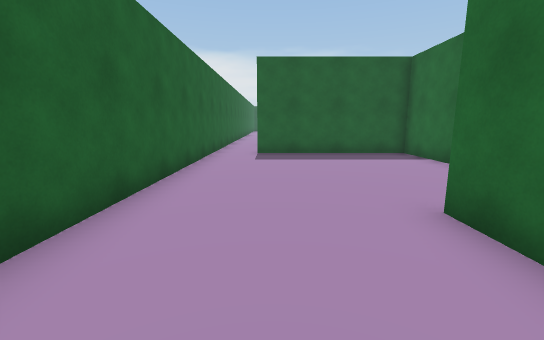
view 1 (above)

19 first-person views from a walk through a scene from a Unity 3-D project. The camera is 1.4 m above the floor, tilts 10° down and sees 90° across. Doors are open. The floor is counted in squares, 1.2 m on a side. Each view is taken from the middle of a square. On the plan, view 1 faces up. The plan holds only what a view shows up to about 12 squares ahead; the rest is blank. The place goes on beyond the plan. The player character is not drawn. Some animated figures are not drawn.

view 2
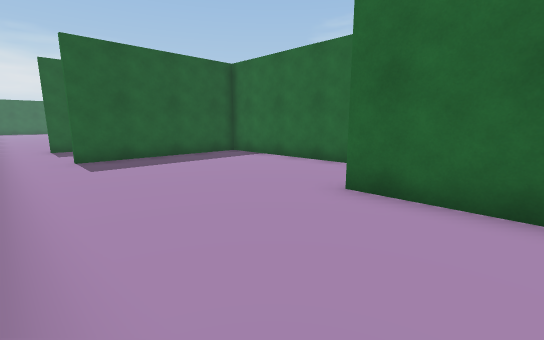

view 3
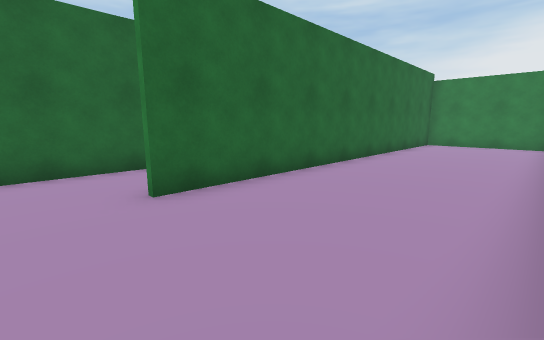

view 4
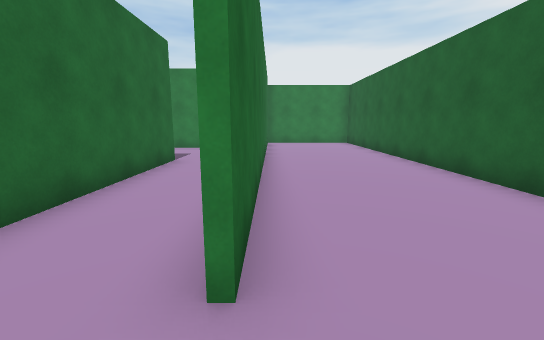

view 5
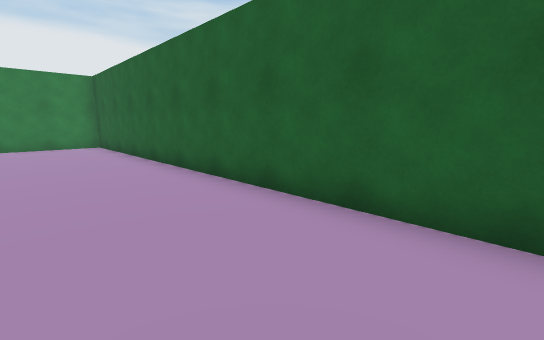

view 6
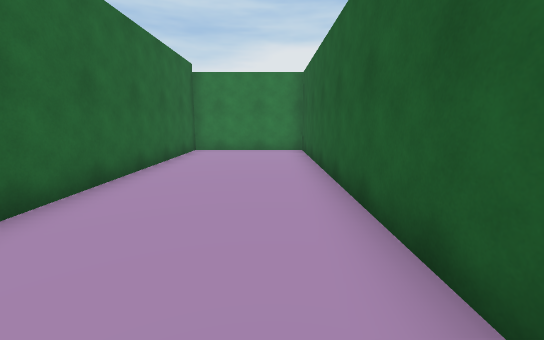

view 7
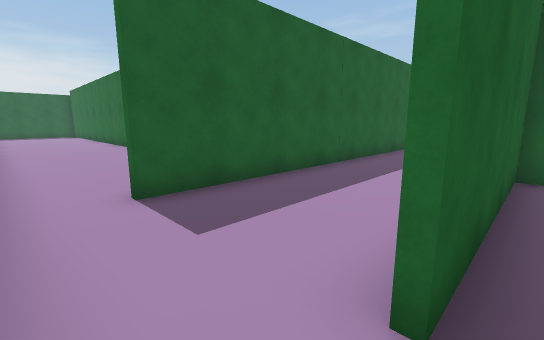

view 8
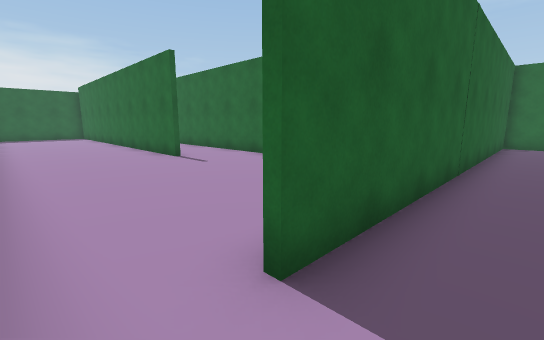

view 9
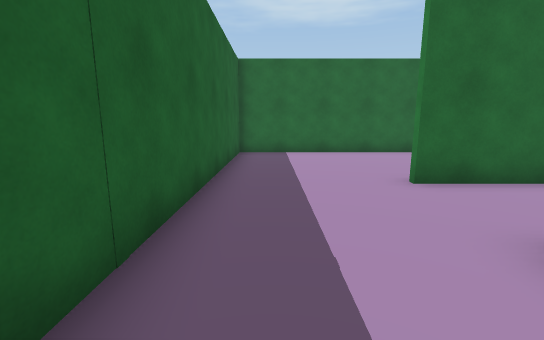

view 10
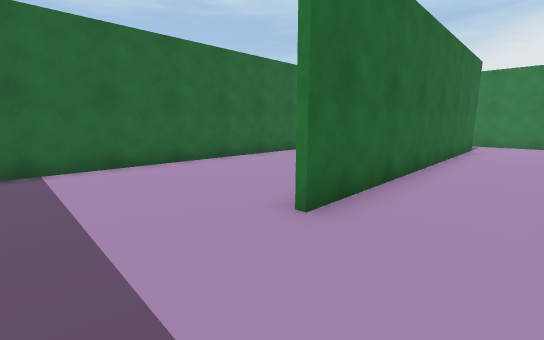

view 11
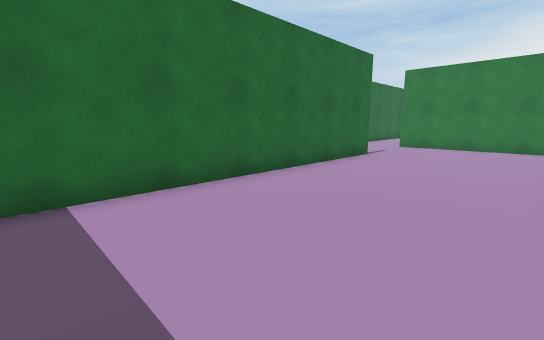

view 12
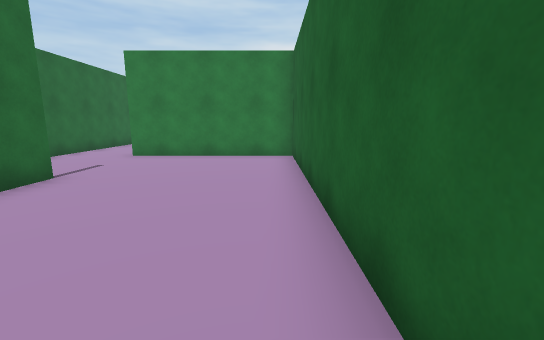

view 13
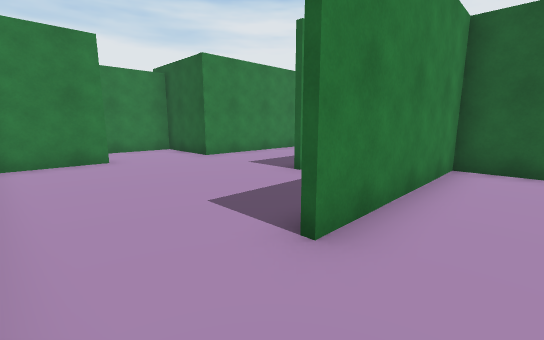

view 14
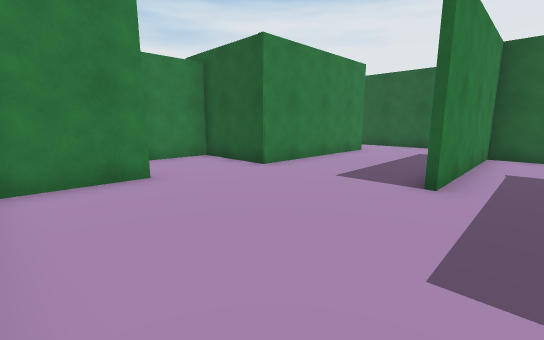

view 15
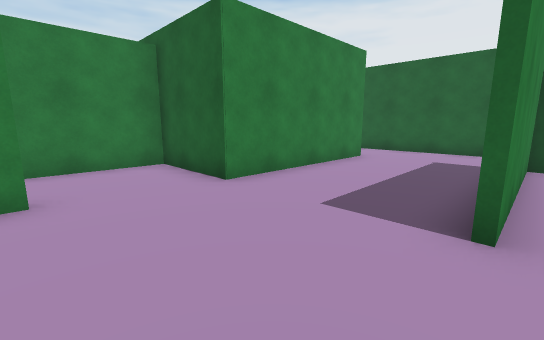

view 16
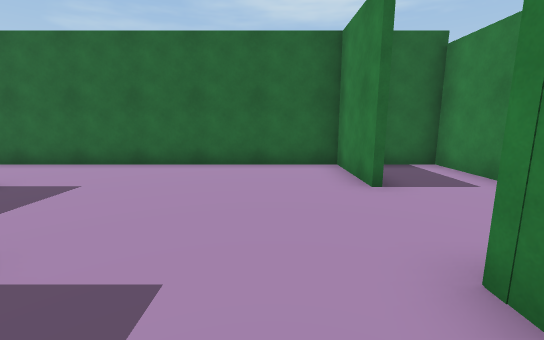

view 17
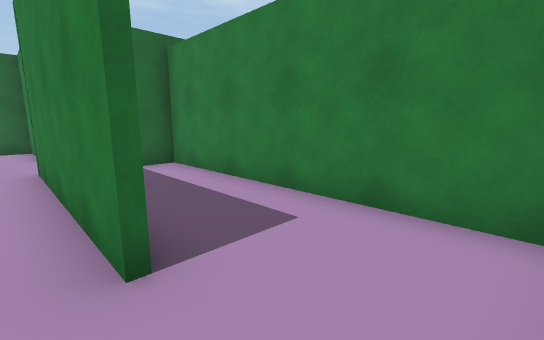

view 18
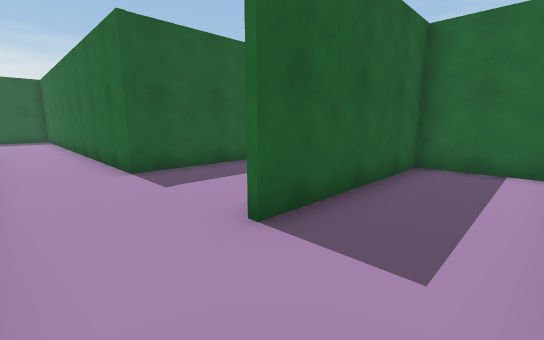

view 19
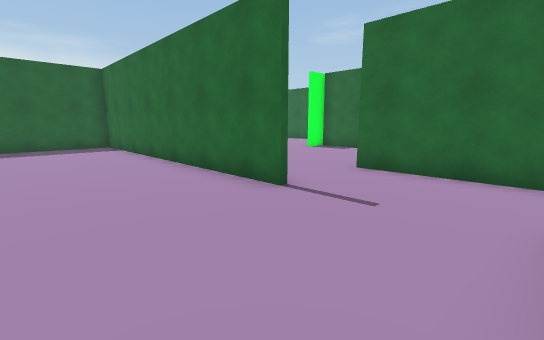

### Floor plan
Points are (right, up) in squares from view 1. A wall is a line through its corners. A room is listed if a view was taken in it or the views show most of it. See-through windows are left out.
Room 1 (views 1, 2, 3, 4, 5, 6, 7)
walls: (5, -3.4) (5, 10.3) (-0.6, 10.3); (-2.3, 10.5) (-2.3, -10.6) (2.2, -10.6) (2.2, 3.5)
ways out: opening at (-1.5, 11) to room 2; opening at (3.5, -4) to room 2
Room 2 (views 8, 9, 10, 11, 12, 13, 14, 15, 16, 17, 18, 19)
walls: (8.1, -0.8) (8.1, 10.4); (13.6, 3.4) (13.6, 14.3) (-0.8, 14.3); (8.5, -3.4) (5, -3.4); (5.2, -1.9) (5.2, -3.2) (10.9, -3.2); (8.3, 8.4) (8.3, -0.5) (14, -0.5); (2.4, -4.4) (2.4, -8.8); (5, -7.5) (10.8, -7.5); (13.8, -7.8) (16.5, -7.8) (16.5, 2.5); (2.9, -10.6) (10.6, -10.6) (10.6, -7.7) (5, -7.7); (-2.3, 12.2) (-2.3, 10.5)
ways out: opening at (-1.5, 11) to room 1; opening at (3.5, -4) to room 1; opening at (12.5, -8) to room 3; opening at (15.5, 3.5); open door at (-1.5, 14.5)
Room 3 (no view inside)
walls: (10.8, -7.5) (10.8, -10.6) (16.5, -10.6) (16.5, -9.1)
ways out: opening at (12.5, -8) to room 2

Positions as (right, up) in squares from view 1, and headings:
1: (0, 0), facing up
2: (-2, 1), facing up-right
3: (-2, 5), facing down-right
4: (2, 5), facing down
5: (1, 4), facing down-left
6: (-1, 1), facing down
7: (-2, 10), facing up-right
8: (-2, 13), facing up-right
9: (3, 13), facing right
10: (6, 13), facing down-right
11: (9, 13), facing down-right
12: (9, 9), facing down
13: (16, 1), facing down-left
14: (16, -2), facing down-left
15: (14, -3), facing down-left
16: (9, -6), facing right
17: (3, -7), facing down-right
18: (3, -10), facing up-right
19: (10, 0), facing up-right
